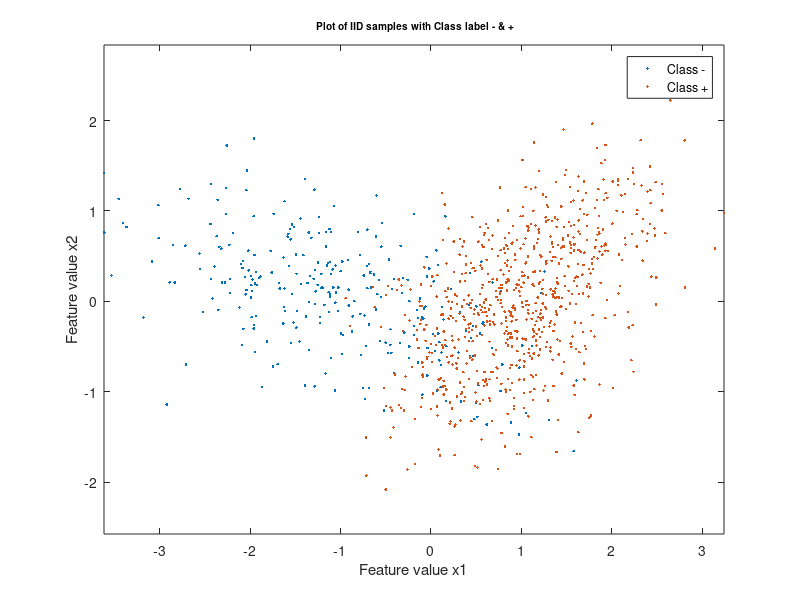
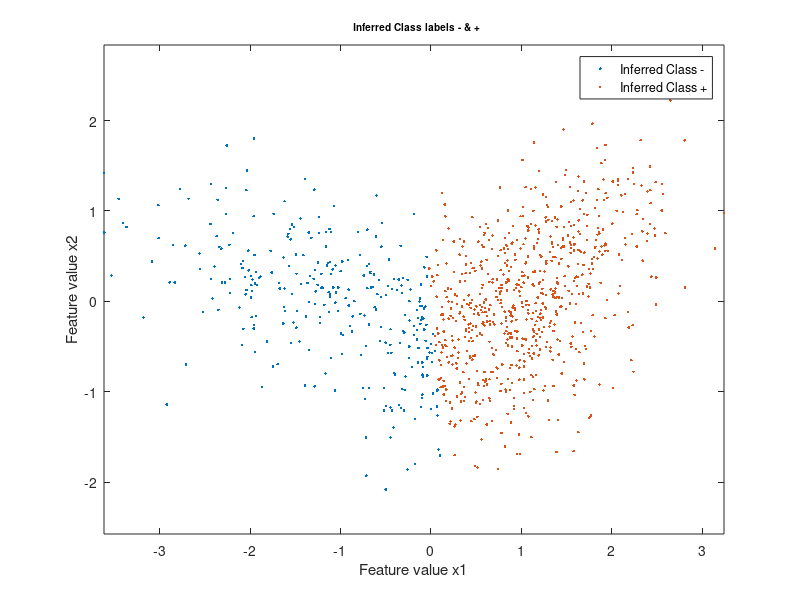
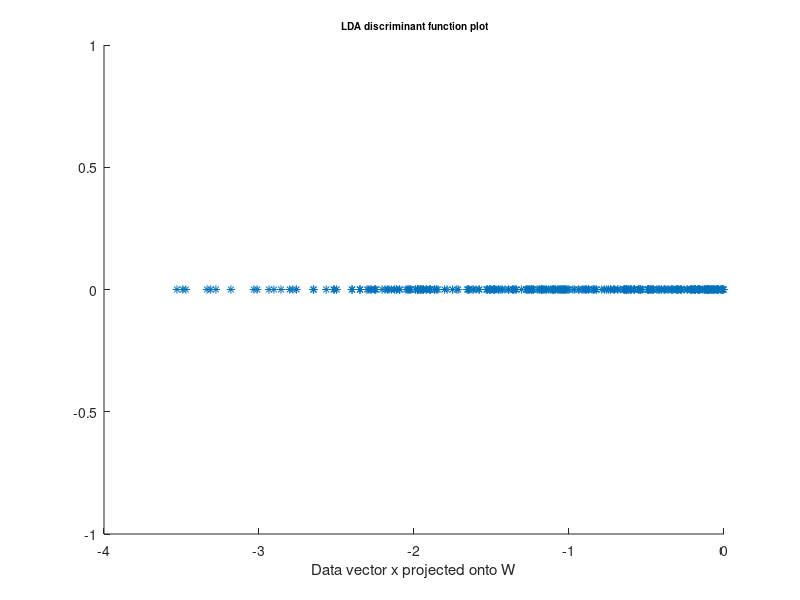

Here is the MATLAB script that generated these plots, in order: (Note: this script raises an error after producing the figures.)
clc;clear all;close all;
m(:,1) = [-1;0]; Sigma(:,:,1) = 0.1*[10 -4;-4,5]; 
m(:,2) = [1;0]; Sigma(:,:,2) = 0.1*[5 3;3,6]; 
classPriors = [0.3,0.7]; thr = [0,cumsum(classPriors)];
N = 999; u = rand(1,N); L = zeros(1,N); x = zeros(2,N);
figure(1),clf;
gtrue=zeros(1,2);
for l = 1:2 
    indices = find(thr(l)<=u & u<thr(l+1)); 
    L(1,indices) = l*ones(1,length(indices));
    x(:,indices) = mvnrnd(m(:,l),Sigma(:,:,l),length(indices))';
    figure(1), plot(x(1,indices),x(2,indices),'.'); axis equal, hold on,
    ylabel('Feature value x2');
    xlabel('Feature value x1');
    title(['\fontsize{10} Plot of IID samples with Class label - & +']);
    legend('Class -','Class +');
    gtrue(1,l)=length(indices);
    disp('Number of samples generated for Class:');
    disp(l);
    disp(length(indices));
end
X=cat(2,x',L');
Sb= (m(:,1)-m(:,2))*(m(:,1)-m(:,2))';
Sw= Sigma(:,:,1)+Sigma(:,:,2);
[V,D] = eig(inv(Sw)*Sb);
[~,ind] = sort(diag(D),'descend');
wLDA = V(:,ind(1));
yLDA = wLDA'*x;
X=cat(2,X,zeros(length(yLDA),1));
for i=1:length(yLDA)
    if yLDA(i)<0
        X(i,4)=1;
    else
        X(i,4)=2;
    end
end
Linf=X(:,4)';
m1=0;
for i=1:length(yLDA)
    if X(i,3)~=X(i,4)
        m1=m1+1;
    end
end
disp(' The number of Misclassification errors:');
disp(m1);
disp('Probability of error:');
disp(m1/999);
ginf = zeros(1,2);
for l=1:2
    indices = find(Linf(1,:)==l);
    figure(2), plot(x(1,indices),x(2,indices),'.'); axis equal, hold on,
    ylabel('Feature value x2');
    xlabel('Feature value x1');
    title(['\fontsize{10}  Inferred Class labels - & +']);
    legend('Inferred Class -','Inferred Class +');
    ginf(1,l)=length(indices);
    disp('Number of samples inferre l=d as Class:');
    disp(l);
    disp(length(indices));
end

for l=1:2
    indices = find(Linf(1,:)==l);
    figure(3),scatter(yLDA(indices),zeros(1,length(indices)),'*');
    hold on
    ylabel('');
    xlabel('Data vector x projected onto W');
    title(['\fontsize{10} LDA discriminant function plot']);
    xline(0,'-.b');
    legend(' Inferred Class -','Threshold','Inferred Class 1');
end
    
    
    




